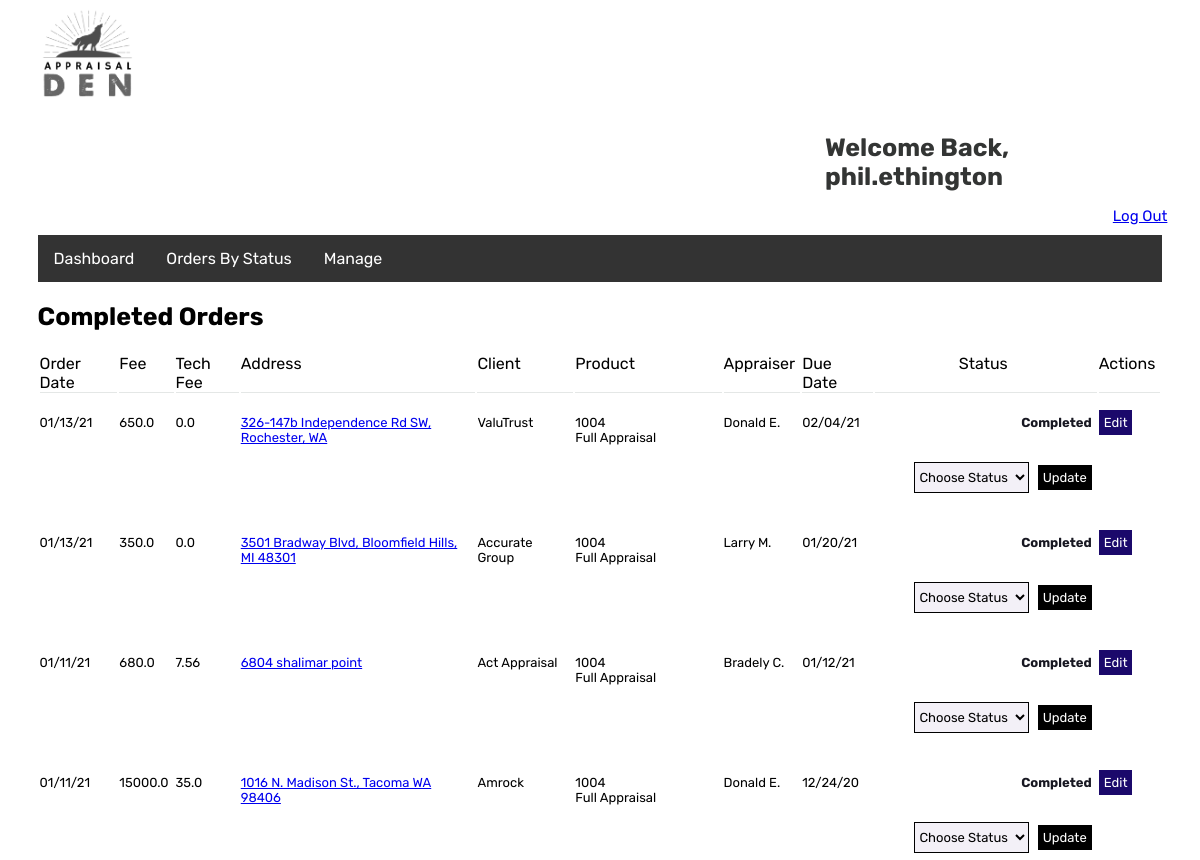
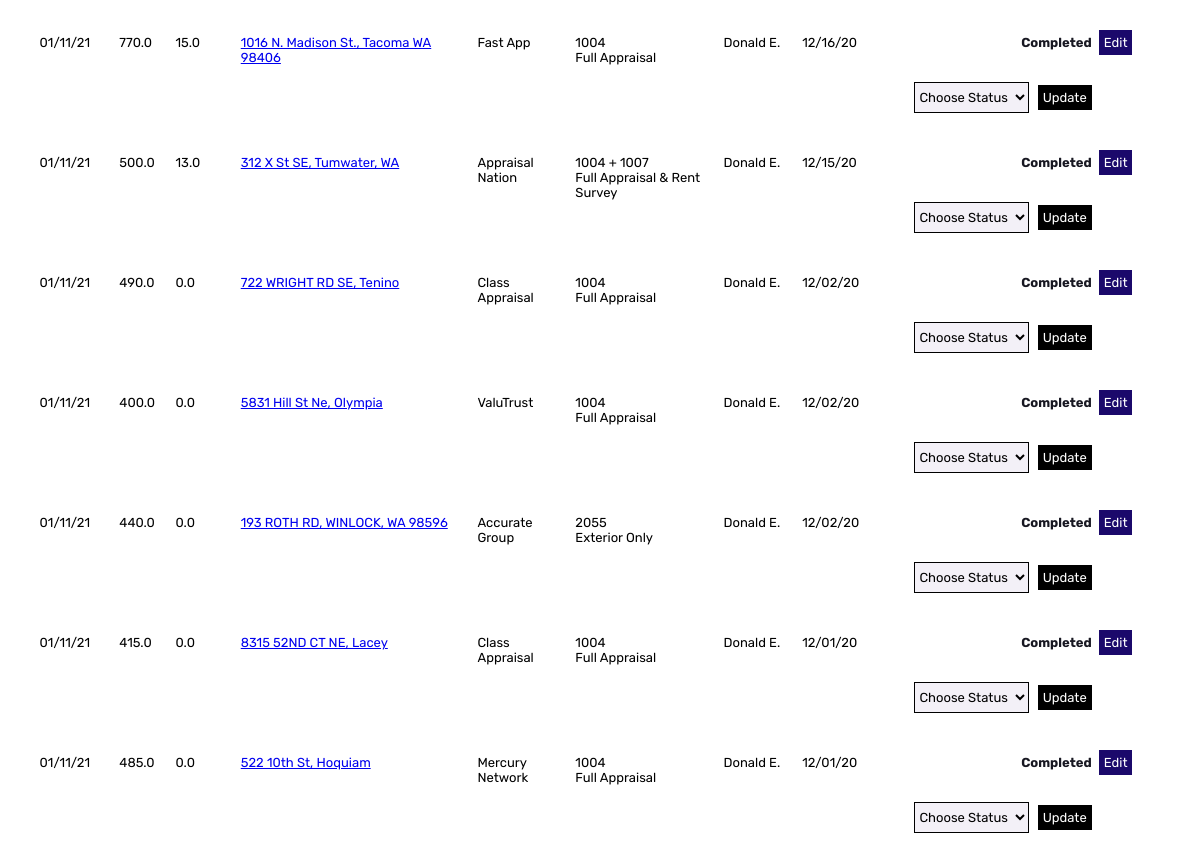
Before: /office_manager/completed (signed in) with the older database file (2 pictures, top to bottom).
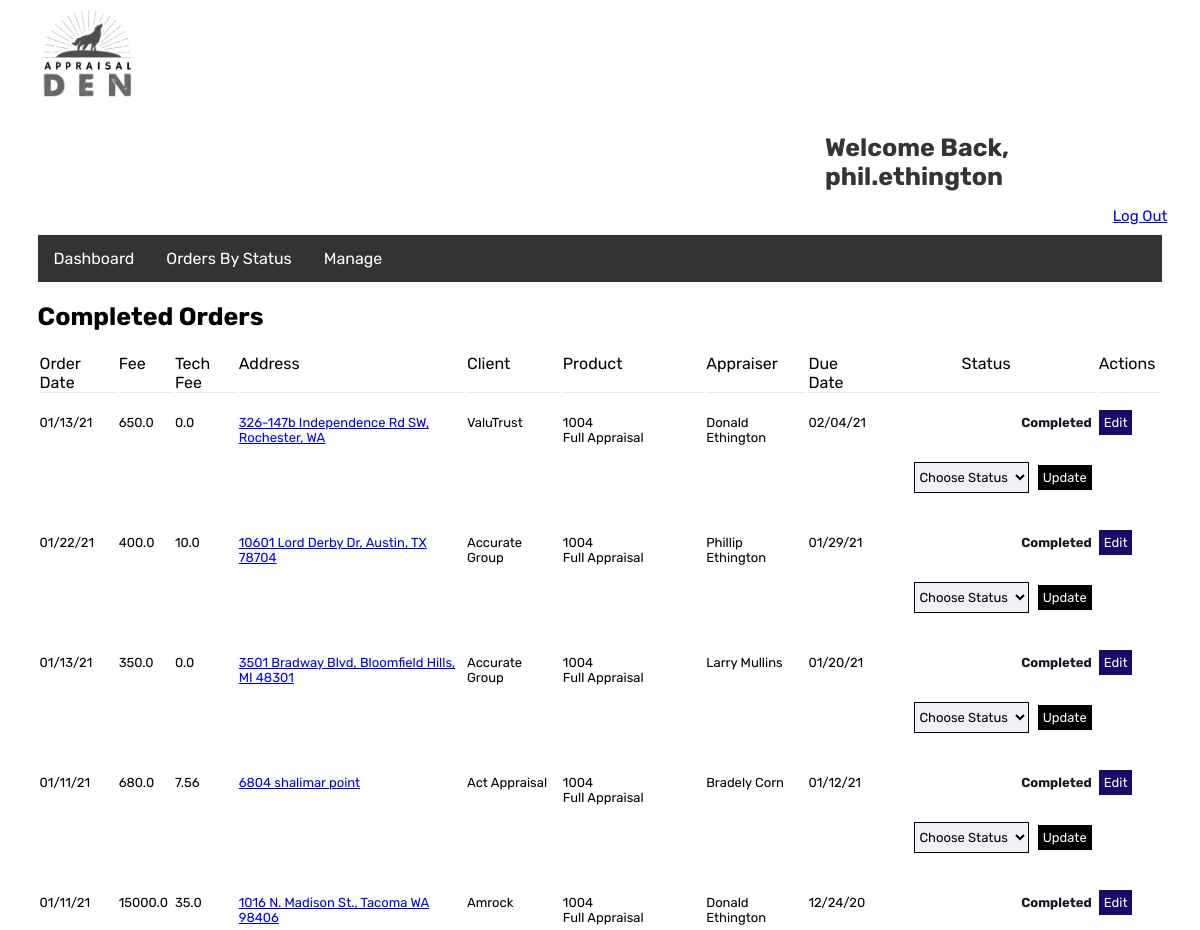
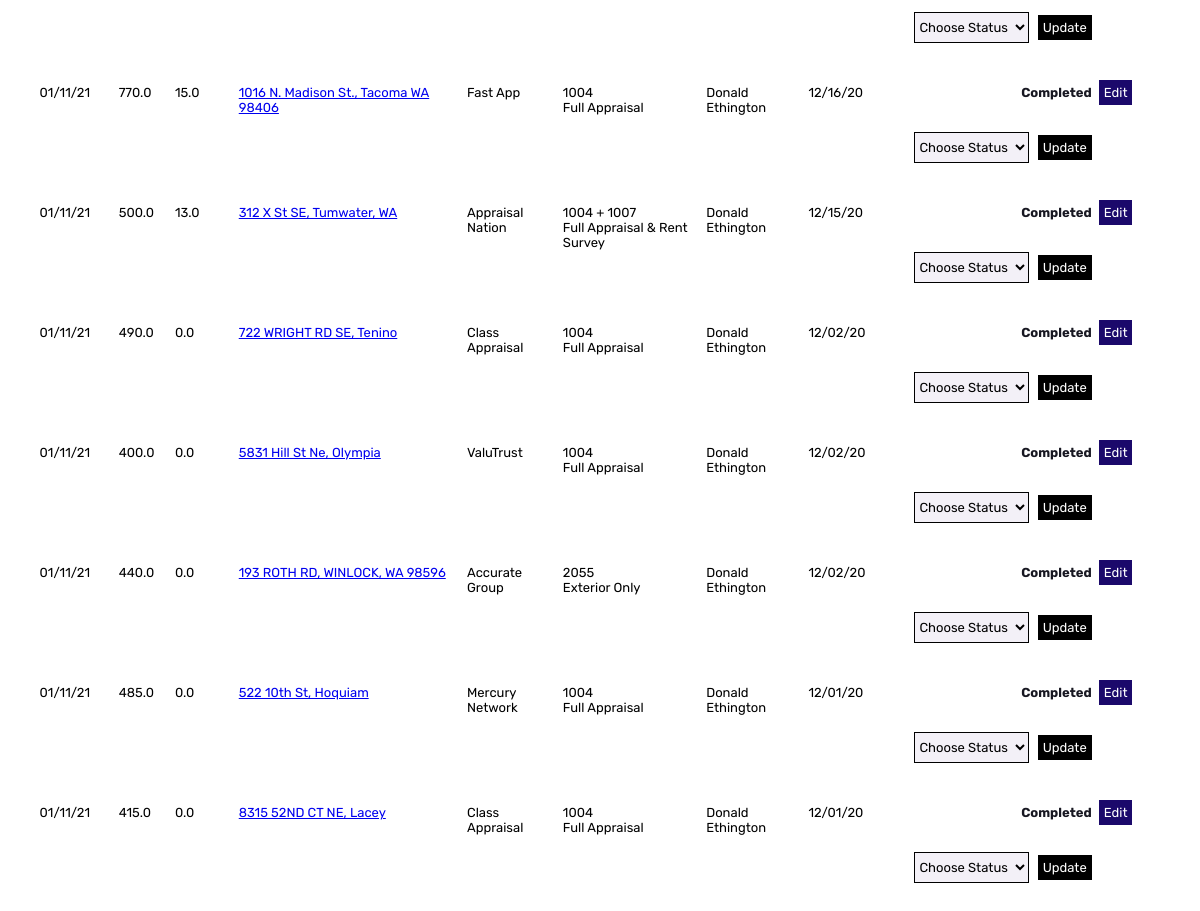
After: the same page with the newer database file (2 pictures, top to bottom).
### office_manager/models.py (models this page shows, shortened)
class Order(models.Model):
    fee= models.FloatField(null=False, blank=True, default=0.0)
    tech_fee= models.FloatField(null=False, blank=True, default=0.0)
    app_fee_split= models.FloatField(null=False, blank=True, default=0.0)
    address= models.CharField(max_length = 255)
    notes= []
    due_date = models.DateTimeField(auto_now=False)
    completed_date =models.DateTimeField(auto_now=False, blank=True, null=True)
    objects=OrderManager()
    Progress_Status= ["Add Order","Assigned","On Hold","Info Requested","Cancelled","Completed"]
    status= models.CharField(max_length=25, blank=False, default = 'Add Order')
    assigned_appraiser= models.ForeignKey(Appraiser, on_delete=models.SET_NULL, null=True, related_name ="assigned_orders")
    client_ordered= models.ForeignKey(Client, on_delete=models.SET_NULL, null=True, related_name ="orders_placed")
    product_type= models.ForeignKey(Product, on_delete=models.SET_NULL,null=True, related_name ="orders_of_type")
    adding_user = models.ForeignKey(User, on_delete=models.SET_NULL,null=True, related_name="added_orders")
    created_at = models.DateTimeField(auto_now_add=True)
    updated_at = models.DateTimeField(auto_now=True)
    class Meta:
        ordering = ['status','due_date']

class Client(models.Model):
    name = models.CharField(max_length = 255)
    last_ordered = models.DateTimeField(blank=True, default= datetime.now())
    created_at = models.DateTimeField(auto_now_add=True)
    updated_at = models.DateTimeField(auto_now=True)
    my_field_name = models.CharField(max_length=20, help_text='Enter client name')
    objects=ClientManager()
    class Meta:
        ordering = ['-my_field_name']
    def __str__(self):
        self.my_field_name = self.name
        return self.my_field_name

class Product(models.Model):
    desc = models.CharField(max_length = 255)
    FNMA_form = models.CharField(max_length = 20)
    created_at = models.DateTimeField(auto_now_add=True)
    updated_at = models.DateTimeField(auto_now=True)
    objects=ProductManager()
    my_field_name = models.CharField(max_length=40, help_text='Enter product description')
    class Meta:
        ordering = ['-my_field_name']

class Appraiser(models.Model):
    name = models.CharField(max_length = 255)
    f_name=models.CharField(max_length = 255, blank=True)
    l_name=models.CharField(max_length = 255, blank=True)
    capacity=models.IntegerField(blank= True, default=2)
    fee_split_rate=models.FloatField(blank=False, default =0.6)
    status = models.CharField(max_length = 15, default="Active")
    license_exp =models.DateTimeField(blank=True, default= datetime.now())
    insurance_exp=models.DateTimeField(blank=True, default= datetime.now())
    insurance_flag=models.BooleanField(default=False)
    license_flag=models.BooleanField(default=False)
    created_at = models.DateTimeField(auto_now_add=True)
    updated_at = models.DateTimeField(auto_now=True)
    my_field_name = models.CharField(max_length=20, help_text='Enter appraiser name')
    objects=AppraiserManager()
    class Meta:
        ordering = ['-my_field_name']
    def __str__(self):
        self.my_field_name = self.name
        return self.my_field_name

### office_manager/views.py (the view)
# urls.py: path('completed', views.completed, name='completed'),
def completed(request):
    if request.session['user_id'] != None:
        context={
            'orders':Order.objects.filter(status="Completed").order_by('-due_date','-updated_at'),
            'statusList':Progress_Status,
            'status':"Completed"
        }
        return render(request,'order-list.html',context)
    else:
        log_out(request)

### office_manager/templates/order-list.html (shortened to what this page needs)
{%extends "order_tracker_template.html"%}
{%block content%}
    <h2>{{status}} Orders</h2>
{%if orders != None %}
    <div class="searchResults">
        <table>
            <th>Order Date</th>
            <th>Fee</th>
            <th>Tech Fee</th>
            <th>Address</th>
            <th>Client</th>
            <th>Product</th>
            <th>Appraiser</th>
            <th>Due Date</th>
            <th class="align-center">Status</th>
            <th>Actions</th>
            {% for result in orders %}
                <tr>
                    <td>{{result.created_at|date:"m/d/y"}}</td>
                    <td>{{result.fee}}</td>
                    <td>{{result.tech_fee}}</td>
                    <td><a href="order_edit/{{result.id}}"> {{result.address}} </a></td>
                    <td>{{result.client_ordered}}</td>
                    <td class="product-short">{{result.product_type.FNMA_form}}<br> {{result.product_type.desc}}</td>
                    <td>{{result.assigned_appraiser}}</td>
                    <td>{{result.due_date|date:"m/d/y"}}</td>
                    <td class="align-right"><span>{{result.status}}</span>
                            <form id="update_status" name="update_status" action="update_status/{{result.id}}" method="post">
                                <select name="updatedStatus" id-"updatedStatus" class="statusSelect">
                                    <option disabled selected>Choose Status</option>
                                </select>
                                <button type="submit" class="orderAction" id="updateButton">Update</button>
                            </form>
                    </td>
                    <td>
                        <a href="order_edit/{{result.id}}"><button class="orderAction" id="editButton">Edit</button></a>
                    </td>
                </tr>
            {% endfor %}
        </table>
    </div>
    {% else %}
        <p class="errors">{{error}}</p>
    {%endif%}
{%endblock%}

### office_manager/templates/order_tracker_template.html (shortened to what this page needs)
<!DOCTYPE html>
<html lang="en">
<head>
    {% load static %}
    <link rel="stylesheet" href="{% static './css/style.css' %}">
</head>
<body>
    <div class="wrapper">
        <div class="header">
            <img src= "{% static './img/Appraisal-Den-Logos-1.png' %}" alt="Appraisal Den Logo" id="logo">
            <div class="sideheader">
                <h2 id="site_title">Welcome Back, {{ request.session.username }} </h2>
                <a id="logout" href="{% url 'logout' %}">Log Out</a>
            </div>
        </div>
        <div class="navbar">
            <a href="{% url 'dashboard' %}">Dashboard</a>
            <div class="dropdown">
                <button class="dropbtn">Orders By Status
                </button>
            </div>
            <div class="dropdown">
                <button class="dropbtn">Manage
                </button>
            </div>
        </div>
        <div class="display">
            {% block content %}{% endblock %}
        </div>
    </div>
</body>
</html>

### office_manager/static/css/style.css (style rules this page uses)
* { vertical-align: baseline; font-weight: inherit; font-family: 'Rubik', sans-serif; font-style: inherit; font-size: 100%; border: 0 none; outline: 0; padding: 0; }
.wrapper { text-align: center; margin: 0px auto; vertical-align: top; width: 95%; }
.navbar { overflow: hidden; background-color: #333; }
.navbar a { float: left; font-size: 16px; color: white; text-align: center; padding: 14px 16px; text-decoration: none; }
.dropdown { float: left; overflow: hidden; }
.dropdown .dropbtn { font-size: 16px; border: none; outline: none; color: white; padding: 14px 16px; background-color: inherit; font-family: inherit; margin: 0; }
.orderAction { padding: 5px 5px; background-color: rgb(33, 134, 33); }
#editButton { background-color: rgb(27, 9, 107); margin-right: 5px; }
#updateButton { background-color: black; }
.display { text-align: left; width: 100%; }
.header { text-align: left; vertical-align: bottom; padding-bottom: 10px; margin-bottom: 0px; }
#logo { width: 100px; display: inline-block; }
.sideheader { margin-left: 70%; display: inline-block; text-align: right; }
.statusSelect { margin-right: 5px; }
.order_detail td, th { border-bottom: 0px; }
.align-right { text-align: right; }
.align-center { text-align: center; }
#logout { display: block; margin: -5px; padding: 0px; font-size: 15px; }
#site_title { text-align: left; color:rgb(51, 53, 52); display: inline-block; }
th, td { padding-right: 5px; border-bottom: 1px solid rgb(228, 231, 230); }
td { font-size: 13px; }
table { margin: 20px 0px; width: 100%; }
form { margin: 20px 0px; }
select { border: 1px solid black; padding: 6px 0px; background-color: rgb(243, 240, 247); }
button { background-color: black; color: white; padding: 8px 12px; margin-top: 15px; }
h2 { font-weight: bold; font-size: 25px; }
span { font-weight: bold; color: rgb(24, 24, 34); }
#update_status { display: inline-block; }
.payroll_stats th, td { border-bottom: None; }

Changed rows visible on the page:
changed Order "326-147b Independence Rd SW, Rochester, WA": assigned_appraiser "Donald E." → "Donald Ethington"
added Order: created_at "01/22/21", fee "400.0", tech_fee "10.0", address "10601 Lord Derby Dr, Austin, TX 78704", client_ordered "Accurate Group", product_type.FNMA_form "1004", product_type.desc "Full Appraisal", assigned_appraiser "Phillip Ethington", due_date "01/29/21", status "Completed"
changed through a linked row, Order "3501 Bradway Blvd, Bloomfield Hills, MI 48301": assigned_appraiser "Larry M." → "Larry Mullins"
changed through a linked row, Order "6804 shalimar point": assigned_appraiser "Bradely C." → "Bradely Corn"
changed through a linked row, Order "Amrock": assigned_appraiser "Donald E." → "Donald Ethington"
changed through a linked row, Order "Fast App": assigned_appraiser "Donald E." → "Donald Ethington"
changed through a linked row, Order "312 X St SE, Tumwater, WA": assigned_appraiser "Donald E." → "Donald Ethington"
changed through a linked row, Order "722 WRIGHT RD SE, Tenino": assigned_appraiser "Donald E." → "Donald Ethington"
changed through a linked row, Order "5831 Hill St Ne, Olympia": assigned_appraiser "Donald E." → "Donald Ethington"
changed through a linked row, Order "193 ROTH RD, WINLOCK, WA 98596": assigned_appraiser "Donald E." → "Donald Ethington"
changed Order "522 10th St, Hoquiam": assigned_appraiser "Donald E." → "Donald Ethington"; moves up the list
changed through a linked row, Order "8315 52ND CT NE, Lacey": assigned_appraiser "Donald E." → "Donald Ethington"
